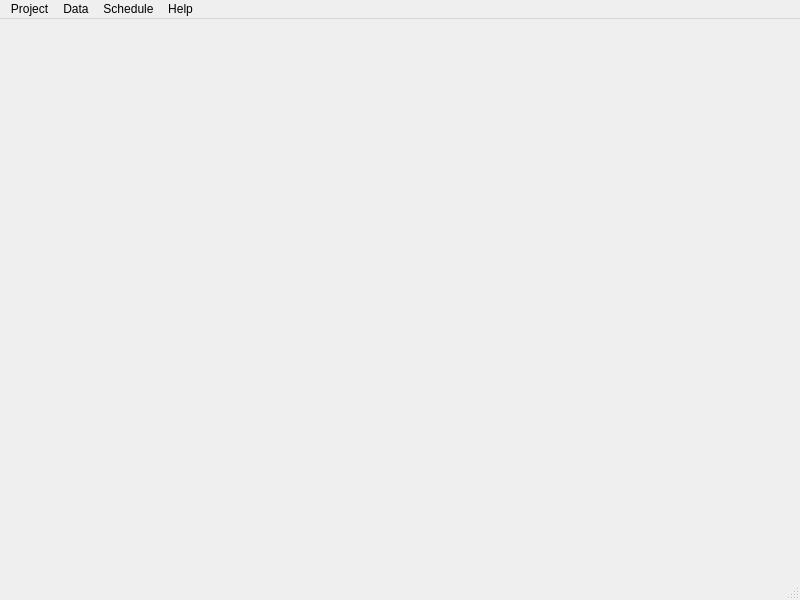
<?xml version="1.0" encoding="UTF-8"?>
<ui version="4.0">
    <class>MainWindow</class>
    <widget class="QMainWindow" name="MainWindow">
        <property name="geometry">
            <rect>
                <x>0</x>
                <y>0</y>
                <width>800</width>
                <height>600</height>
            </rect>
        </property>
        <property name="windowTitle">
            <string>MainWindow</string>
        </property>
        <widget class="QWidget" name="centralwidget">
            <layout class="QVBoxLayout" name="verticalLayout">
                <item>
                    <widget class="QStackedWidget" name="stackedWidget" />
                </item>
            </layout>
        </widget>
        <widget class="QMenuBar" name="menubar">
            <property name="geometry">
                <rect>
                    <x>0</x>
                    <y>0</y>
                    <width>800</width>
                    <height>24</height>
                </rect>
            </property>
            <widget class="QMenu" name="menuProject">
                <property name="title">
                    <string>Project</string>
                </property>
                <addaction name="actionNewProject" />
                <addaction name="actionOpenProject" />
                <addaction name="actionSaveProject" />
                <addaction name="actionSaveProjectAs" />
                <addaction name="separator" />
                <addaction name="actionSetting" />
                <addaction name="actionExit" />
            </widget>
            <widget class="QMenu" name="menuData">
                <property name="title">
                    <string>Data</string>
                </property>
                <widget class="QMenu" name="menuTimeConstraint">
                    <property name="title">
                        <string>Time Constraint</string>
                    </property>
                    <addaction name="actionPreferredTime" />
                    <addaction name="actionUnavailableTime" />
                </widget>
                <addaction name="actionImport" />
                <addaction name="actionSubject" />
                <addaction name="actionTeacher" />
                <addaction name="actionClassroom" />
                <addaction name="actionClassroomSubject" />
                <addaction name="actionClassroomTeacher" />
                <addaction name="actionTimeslot" />
                <addaction name="menuTimeConstraint" />
            </widget>
            <widget class="QMenu" name="menuSchedule">
                <property name="title">
                    <string>Schedule</string>
                </property>
                <addaction name="actionGenerate" />
            </widget>
            <widget class="QMenu" name="menuHelp">
                <property name="title">
                    <string>Help</string>
                </property>
                <addaction name="actionAbout" />
            </widget>
            <addaction name="menuProject" />
            <addaction name="menuData" />
            <addaction name="menuSchedule" />
            <addaction name="menuHelp" />
        </widget>
        <widget class="QStatusBar" name="statusbar" />
        <action name="actionNewProject">
            <property name="text">
                <string>New Project</string>
            </property>
        </action>
        <action name="actionOpenProject">
            <property name="text">
                <string>Open Project</string>
            </property>
        </action>
        <action name="actionSaveProject">
            <property name="text">
                <string>Save Project</string>
            </property>
        </action>
        <action name="actionSaveProjectAs">
            <property name="text">
                <string>Save Project as</string>
            </property>
        </action>
        <action name="actionSetting">
            <property name="text">
                <string>Setting</string>
            </property>
        </action>
        <action name="actionExit">
            <property name="text">
                <string>Exit</string>
            </property>
        </action>
        <action name="actionImport">
            <property name="text">
                <string>Import</string>
            </property>
        </action>
        <action name="actionSubject">
            <property name="text">
                <string>Subject</string>
            </property>
        </action>
        <action name="actionTeacher">
            <property name="text">
                <string>Teacher</string>
            </property>
        </action>
        <action name="actionClassroom">
            <property name="text">
                <string>Classroom</string>
            </property>
        </action>
        <action name="actionClassroomSubject">
            <property name="text">
                <string>Classroom's Subject</string>
            </property>
        </action>
        <action name="actionClassroomTeacher">
            <property name="text">
                <string>Classroom's Teacher</string>
            </property>
        </action>
        <action name="actionTimeslot">
            <property name="text">
                <string>Timeslot</string>
            </property>
        </action>
        <action name="actionPreferredTime">
            <property name="text">
                <string>Preferred Time</string>
            </property>
        </action>
        <action name="actionUnavailableTime">
            <property name="text">
                <string>Unavailable Time</string>
            </property>
        </action>
        <action name="actionGenerate">
            <property name="text">
                <string>Generate</string>
            </property>
        </action>
        <action name="actionAbout">
            <property name="text">
                <string>About</string>
            </property>
        </action>
    </widget>
    <resources />
    <connections />
</ui>
